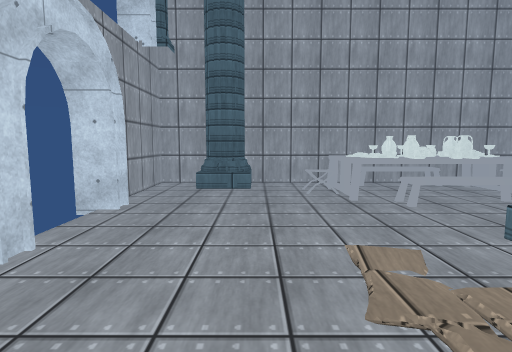
[1] (above)

20 first-person views from a walk through a 3-D level made in the Unity game engine. The camera is 1.4 m above the floor, tilts 6° down and sees 80° across. The floor is counted in squares, 0.97 m on a side. Each view is taken from the middle of a square. On the plan, view 1 faces up. The plan holds only what a view shows up to about 15 squares ahead; the rest is blank. The player is left out. Some animated figures are left out. Door leaves are left out, so doorways stand open. Some surface patterns are stand-ins.

[2]
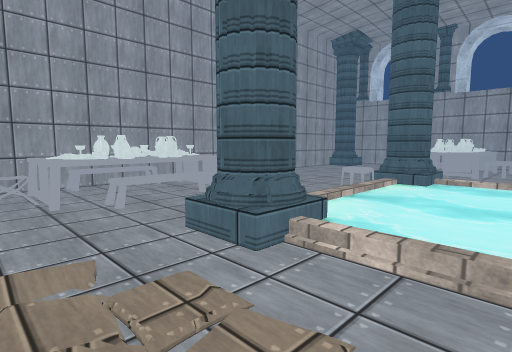

[3]
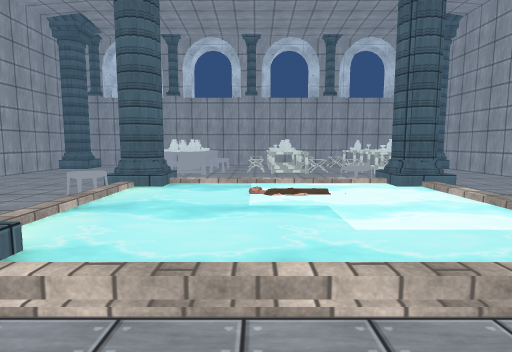

[4]
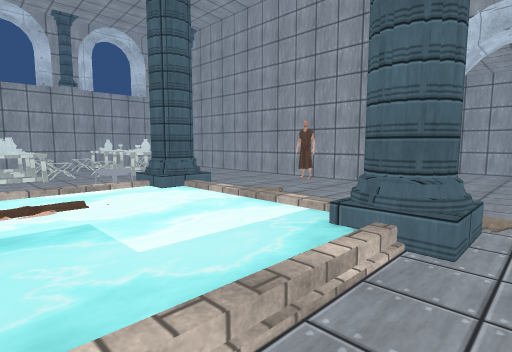

[5]
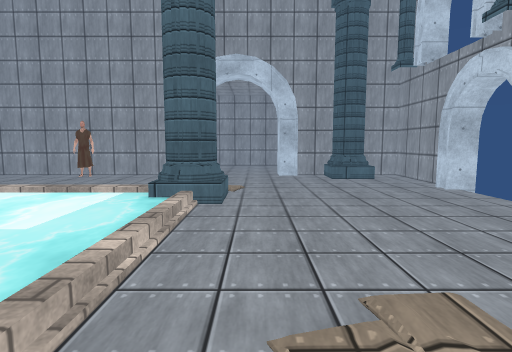

[6]
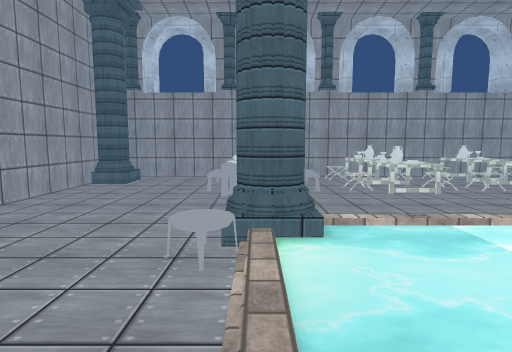

[7]
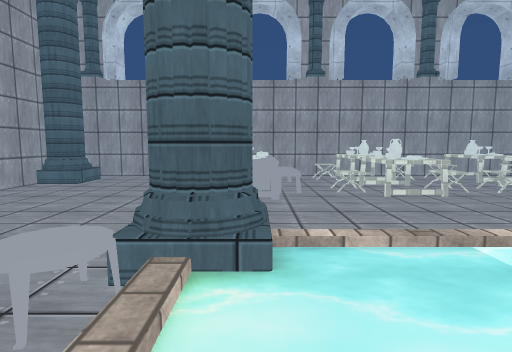

[8]
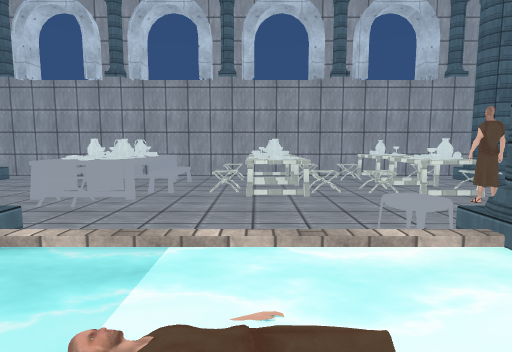

[9]
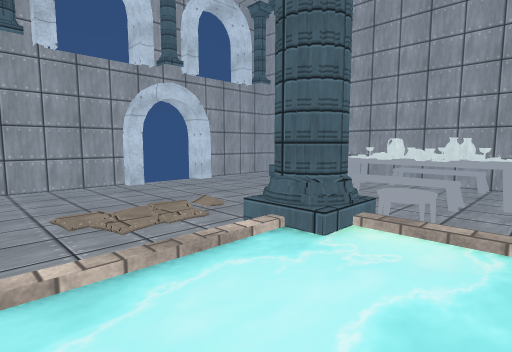

[10]
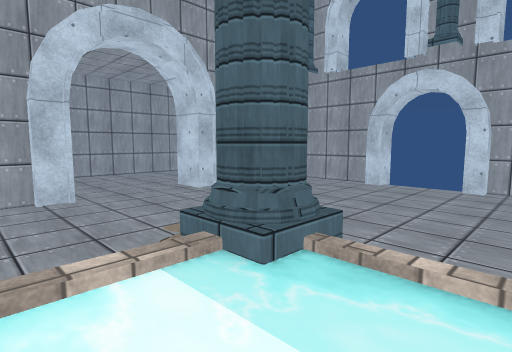

[11]
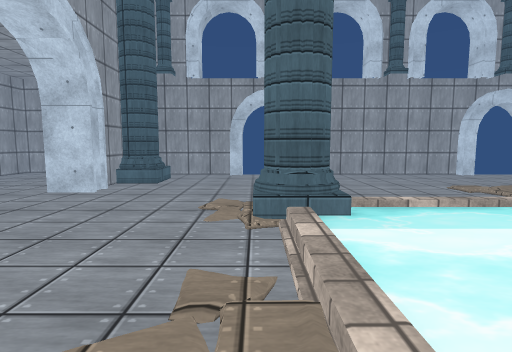

[12]
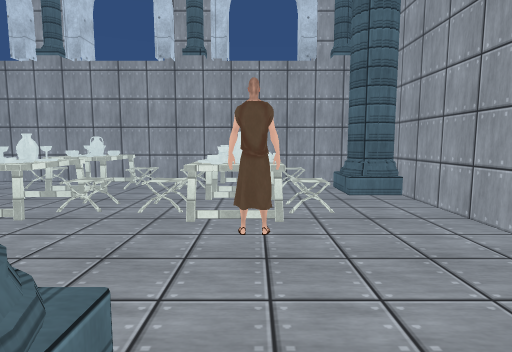

[13]
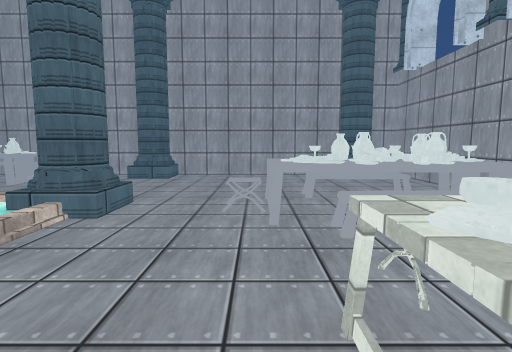

[14]
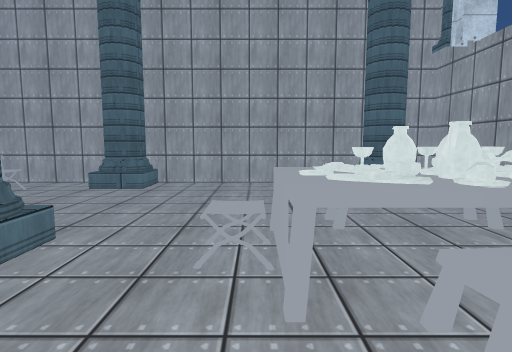

[15]
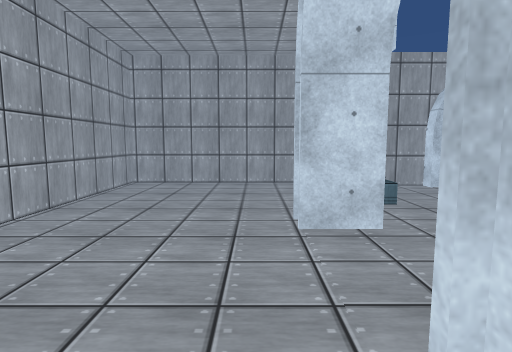

[16]
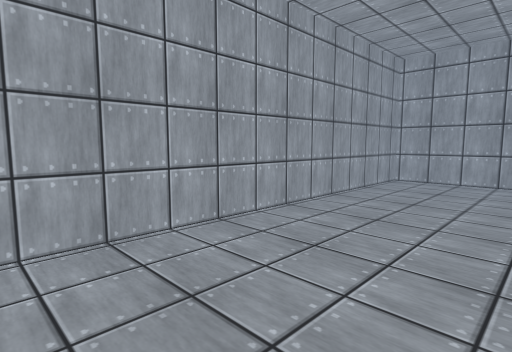

[17]
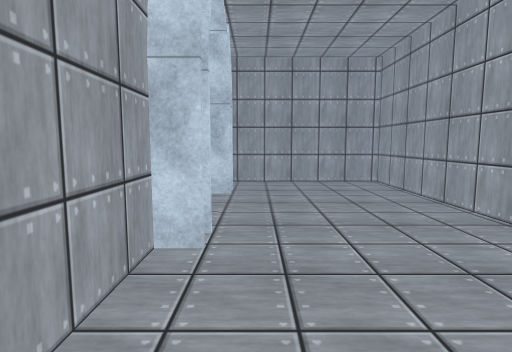

[18]
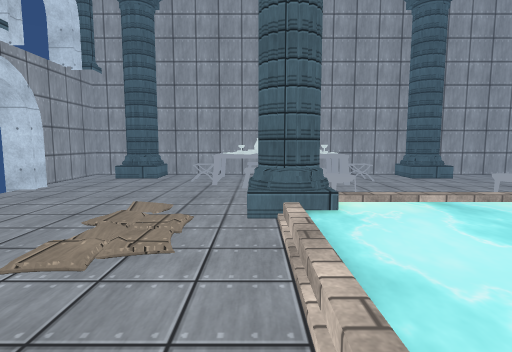

[19]
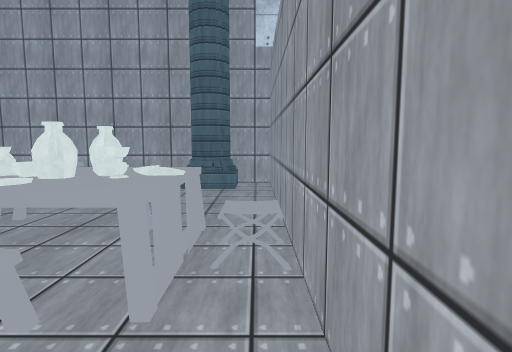

[20]
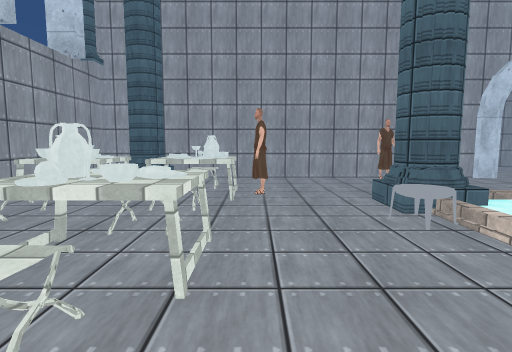

### Floor plan
Key: @ floor where view 1 was taken; # wall or solid block; . main floor; : floor 0.25 m higher than the main floor; / step, stairs or slope; D open door; = window, fence, low wall or low ledge; ~ water the walk can cross; ≈ water the walk keeps out of; ^ raised ledge; v drop or lower ground; O other object.
Columns run from 5 left of view 1 to 23 right of it. Each row starts with its distance up from view 1.
 12  ### ####   #################
 11  #.###...OOO....##.......##.#
 10  #..#...OOOOO...##.......##.#
  9  #.....OO##OOO..............#
  8  #......OOOOO...............#
  7  #D......OOO................#
  6   D....................OOO..#
  5   D........O...OO.....OOOOO.#
  4  #D...//.##//////#/..O####OO#
  3  #..../..##~~~~~≈#/...O#OOO.#
  2  #........~~~~~~~:.....OOO..#
  1  #........~~~~~~~:..........#
  0  #...@....~~~~~≈~:.....O..O.#
 -1  #........~~~~~:~:....^^^^^^#
 -2  #........~~~~~≈~:....^^^^^^v
 -3  #........~~~~~~~:O....=..^.#
 -4  DD.......~~~~~~~//.........#
 -5  DD......##~~~~~≈#/....^..=.#
 -6  DD......##......#/...^^^^^^#
 -7  ##..................#^^^^^^v
 -8  #.....................O..O.#
 -9  #..........................#
-10  #..#....................##.#
-11 ########...##################
-12 #.....##...#..#
-13 #.............#
-14 #.............#
-15 #.............#
-16 #.............#
-17 #.............#
-18 ###############

Where each view was taken, in squares from view 1:
view 1: 0 up, 0 right, facing up
view 2: 0 up, 1 right, facing up-right
view 3: 0 up, 2 right, facing right
view 4: 0 up, 3 right, facing down-right
view 5: 3 up, 3 right, facing down
view 6: 4 up, 6 right, facing right
view 7: 3 up, 8 right, facing right
view 8: 1 down, 8 right, facing right
view 9: 1 down, 8 right, facing up-left
view 10: 2 down, 8 right, facing down-left
view 11: 6 down, 11 right, facing left
view 12: 7 down, 11 right, facing right
view 13: 3 down, 16 right, facing up
view 14: 0 up, 16 right, facing up
view 15: 13 down, 7 right, facing left
view 16: 13 down, 8 right, facing down-left
view 17: 13 down, 3 left, facing right
view 18: 3 down, 4 right, facing up
view 19: 0 up, 22 right, facing up
view 20: 2 up, 16 right, facing down
